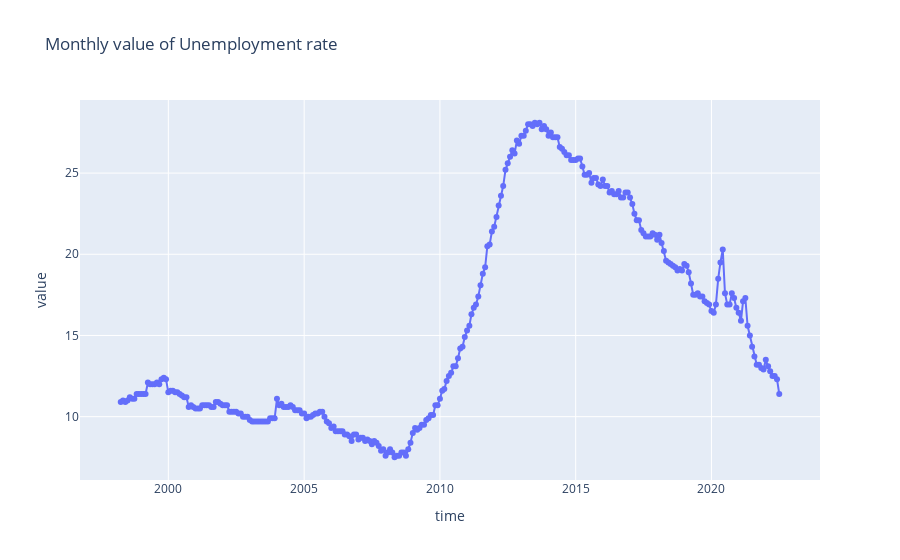

Notebook cell for this chart:
### Code cell
unemployment_rate_graph('EL', 'T', 'TOTAL', 'SA', 'PC_ACT')

### Figure 1 — Plotly figure (JSON) as saved in the notebook; plotly's stock layout.template omitted (floating-point values rounded to 4 significant figures; data arrays with more than 128 entries replaced by an {"elided": "..."} marker saying what was removed)
{"data": [{"hovertemplate": "time=%{x}<br>value=%{y}<extra></extra>", "legendgroup": "", "line": {"color": "#636efa", "dash": "solid"}, "marker": {"symbol": "circle"}, "mode": "markers+lines", "name": "", "orientation": "v", "showlegend": false, "type": "scatter", "x": {"elided": "292 str values"}, "xaxis": "x", "y": {"elided": "292 float values"}, "yaxis": "y"}], "layout": {"legend": {"tracegroupgap": 0}, "title": {"text": "Monthly value of Unemployment rate"}, "xaxis": {"anchor": "y", "domain": [0, 1], "title": {"text": "time"}}, "yaxis": {"anchor": "x", "domain": [0, 1], "title": {"text": "value"}}}}
